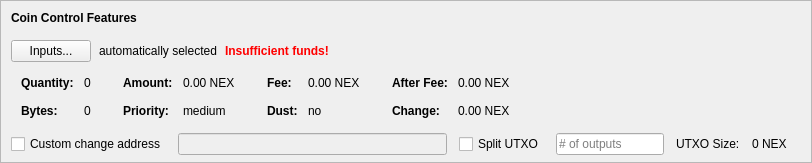
    <widget class="QFrame" name="frameCoinControl">
     <property name="sizePolicy">
      <sizepolicy hsizetype="Expanding" vsizetype="Expanding">
       <horstretch>0</horstretch>
       <verstretch>0</verstretch>
      </sizepolicy>
     </property>
     <property name="maximumSize">
      <size>
       <width>16777215</width>
       <height>16777215</height>
      </size>
     </property>
     <property name="frameShape">
      <enum>QFrame::StyledPanel</enum>
     </property>
     <property name="frameShadow">
      <enum>QFrame::Sunken</enum>
     </property>
     <layout class="QVBoxLayout" name="verticalLayoutCoinControl2">
      <property name="spacing">
       <number>0</number>
      </property>
      <property name="leftMargin">
       <number>0</number>
      </property>
      <property name="topMargin">
       <number>0</number>
      </property>
      <property name="rightMargin">
       <number>0</number>
      </property>
      <property name="bottomMargin">
       <number>6</number>
      </property>
      <item>
       <layout class="QVBoxLayout" name="verticalLayoutCoinControl" stretch="0,0,0,0,1">
        <property name="spacing">
         <number>0</number>
        </property>
        <property name="leftMargin">
         <number>10</number>
        </property>
        <property name="topMargin">
         <number>10</number>
        </property>
        <item>
         <layout class="QHBoxLayout" name="horizontalLayoutCoinControl1">
          <property name="bottomMargin">
           <number>15</number>
          </property>
          <item>
           <widget class="QLabel" name="labelCoinControlFeatures">
            <property name="sizePolicy">
             <sizepolicy hsizetype="Preferred" vsizetype="Maximum">
              <horstretch>0</horstretch>
              <verstretch>0</verstretch>
             </sizepolicy>
            </property>
            <property name="font">
             <font>
              <weight>75</weight>
              <bold>true</bold>
             </font>
            </property>
            <property name="styleSheet">
             <string notr="true">font-weight:bold;</string>
            </property>
            <property name="text">
             <string>Coin Control Features</string>
            </property>
           </widget>
          </item>
         </layout>
        </item>
        <item>
         <layout class="QHBoxLayout" name="horizontalLayoutCoinControl2" stretch="0,0,0,0">
          <property name="spacing">
           <number>8</number>
          </property>
          <property name="bottomMargin">
           <number>10</number>
          </property>
          <item>
           <widget class="QPushButton" name="pushButtonCoinControl">
            <property name="styleSheet">
             <string notr="true"/>
            </property>
            <property name="text">
             <string>Inputs...</string>
            </property>
            <property name="autoDefault">
             <bool>false</bool>
            </property>
           </widget>
          </item>
          <item>
           <widget class="QLabel" name="labelCoinControlAutomaticallySelected">
            <property name="text">
             <string>automatically selected</string>
            </property>
            <property name="margin">
             <number>5</number>
            </property>
           </widget>
          </item>
          <item>
           <widget class="QLabel" name="labelCoinControlInsuffFunds">
            <property name="font">
             <font>
              <weight>75</weight>
              <bold>true</bold>
             </font>
            </property>
            <property name="styleSheet">
             <string notr="true">color:red;font-weight:bold;</string>
            </property>
            <property name="text">
             <string>Insufficient funds!</string>
            </property>
            <property name="margin">
             <number>5</number>
            </property>
           </widget>
          </item>
          <item>
           <spacer name="horizontalSpacerCoinControl">
            <property name="orientation">
             <enum>Qt::Horizontal</enum>
            </property>
            <property name="sizeHint" stdset="0">
             <size>
              <width>40</width>
              <height>1</height>
             </size>
            </property>
           </spacer>
          </item>
         </layout>
        </item>
        <item>
         <widget class="QWidget" name="widgetCoinControl" native="true">
          <property name="sizePolicy">
           <sizepolicy hsizetype="Preferred" vsizetype="Preferred">
            <horstretch>0</horstretch>
            <verstretch>0</verstretch>
           </sizepolicy>
          </property>
          <property name="minimumSize">
           <size>
            <width>0</width>
            <height>0</height>
           </size>
          </property>
          <property name="styleSheet">
           <string notr="true"/>
          </property>
          <layout class="QHBoxLayout" name="horizontalLayoutCoinControl5">
           <property name="leftMargin">
            <number>0</number>
           </property>
           <property name="topMargin">
            <number>0</number>
           </property>
           <property name="rightMargin">
            <number>0</number>
           </property>
           <property name="bottomMargin">
            <number>0</number>
           </property>
           <item>
            <layout class="QHBoxLayout" name="horizontalLayoutCoinControl3" stretch="0,0,0,1">
             <property name="spacing">
              <number>20</number>
             </property>
             <property name="topMargin">
              <number>0</number>
             </property>
             <property name="bottomMargin">
              <number>10</number>
             </property>
             <item>
              <layout class="QFormLayout" name="formLayoutCoinControl1">
               <property name="horizontalSpacing">
                <number>10</number>
               </property>
               <property name="verticalSpacing">
                <number>14</number>
               </property>
               <property name="leftMargin">
                <number>10</number>
               </property>
               <property name="topMargin">
                <number>4</number>
               </property>
               <property name="rightMargin">
                <number>6</number>
               </property>
               <item row="0" column="0">
                <widget class="QLabel" name="labelCoinControlQuantityText">
                 <property name="font">
                  <font>
                   <weight>75</weight>
                   <bold>true</bold>
                  </font>
                 </property>
                 <property name="text">
                  <string>Quantity:</string>
                 </property>
                 <property name="margin">
                  <number>0</number>
                 </property>
                </widget>
               </item>
               <item row="0" column="1">
                <widget class="QLabel" name="labelCoinControlQuantity">
                 <property name="cursor">
                  <cursorShape>IBeamCursor</cursorShape>
                 </property>
                 <property name="contextMenuPolicy">
                  <enum>Qt::ActionsContextMenu</enum>
                 </property>
                 <property name="text">
                  <string notr="true">0</string>
                 </property>
                 <property name="margin">
                  <number>0</number>
                 </property>
                 <property name="textInteractionFlags">
                  <set>Qt::LinksAccessibleByMouse|Qt::TextSelectableByKeyboard|Qt::TextSelectableByMouse</set>
                 </property>
                </widget>
               </item>
               <item row="1" column="0">
                <widget class="QLabel" name="labelCoinControlBytesText">
                 <property name="font">
                  <font>
                   <weight>75</weight>
                   <bold>true</bold>
                  </font>
                 </property>
                 <property name="text">
                  <string>Bytes:</string>
                 </property>
                </widget>
               </item>
               <item row="1" column="1">
                <widget class="QLabel" name="labelCoinControlBytes">
                 <property name="cursor">
                  <cursorShape>IBeamCursor</cursorShape>
                 </property>
                 <property name="contextMenuPolicy">
                  <enum>Qt::ActionsContextMenu</enum>
                 </property>
                 <property name="text">
                  <string notr="true">0</string>
                 </property>
                 <property name="textInteractionFlags">
                  <set>Qt::LinksAccessibleByMouse|Qt::TextSelectableByKeyboard|Qt::TextSelectableByMouse</set>
                 </property>
                </widget>
               </item>
              </layout>
             </item>
             <item>
              <layout class="QFormLayout" name="formLayoutCoinControl2">
               <property name="horizontalSpacing">
                <number>10</number>
               </property>
               <property name="verticalSpacing">
                <number>14</number>
               </property>
               <property name="leftMargin">
                <number>6</number>
               </property>
               <property name="topMargin">
                <number>4</number>
               </property>
               <property name="rightMargin">
                <number>6</number>
               </property>
               <item row="0" column="0">
                <widget class="QLabel" name="labelCoinControlAmountText">
                 <property name="font">
                  <font>
                   <weight>75</weight>
                   <bold>true</bold>
                  </font>
                 </property>
                 <property name="text">
                  <string>Amount:</string>
                 </property>
                 <property name="margin">
                  <number>0</number>
                 </property>
                </widget>
               </item>
               <item row="0" column="1">
                <widget class="QLabel" name="labelCoinControlAmount">
                 <property name="cursor">
                  <cursorShape>IBeamCursor</cursorShape>
                 </property>
                 <property name="contextMenuPolicy">
                  <enum>Qt::ActionsContextMenu</enum>
                 </property>
                 <property name="text">
                  <string notr="true">0.00 NEX</string>
                 </property>
                 <property name="textInteractionFlags">
                  <set>Qt::LinksAccessibleByMouse|Qt::TextSelectableByKeyboard|Qt::TextSelectableByMouse</set>
                 </property>
                </widget>
               </item>
               <item row="1" column="0">
                <widget class="QLabel" name="labelCoinControlPriorityText">
                 <property name="font">
                  <font>
                   <weight>75</weight>
                   <bold>true</bold>
                  </font>
                 </property>
                 <property name="text">
                  <string>Priority:</string>
                 </property>
                </widget>
               </item>
               <item row="1" column="1">
                <widget class="QLabel" name="labelCoinControlPriority">
                 <property name="cursor">
                  <cursorShape>IBeamCursor</cursorShape>
                 </property>
                 <property name="contextMenuPolicy">
                  <enum>Qt::ActionsContextMenu</enum>
                 </property>
                 <property name="text">
                  <string>medium</string>
                 </property>
                 <property name="textInteractionFlags">
                  <set>Qt::LinksAccessibleByMouse|Qt::TextSelectableByKeyboard|Qt::TextSelectableByMouse</set>
                 </property>
                </widget>
               </item>
              </layout>
             </item>
             <item>
              <layout class="QFormLayout" name="formLayoutCoinControl3">
               <property name="horizontalSpacing">
                <number>10</number>
               </property>
               <property name="verticalSpacing">
                <number>14</number>
               </property>
               <property name="leftMargin">
                <number>6</number>
               </property>
               <property name="topMargin">
                <number>4</number>
               </property>
               <property name="rightMargin">
                <number>6</number>
               </property>
               <item row="0" column="0">
                <widget class="QLabel" name="labelCoinControlFeeText">
                 <property name="font">
                  <font>
                   <weight>75</weight>
                   <bold>true</bold>
                  </font>
                 </property>
                 <property name="text">
                  <string>Fee:</string>
                 </property>
                 <property name="margin">
                  <number>0</number>
                 </property>
                </widget>
               </item>
               <item row="0" column="1">
                <widget class="QLabel" name="labelCoinControlFee">
                 <property name="cursor">
                  <cursorShape>IBeamCursor</cursorShape>
                 </property>
                 <property name="contextMenuPolicy">
                  <enum>Qt::ActionsContextMenu</enum>
                 </property>
                 <property name="text">
                  <string notr="true">0.00 NEX</string>
                 </property>
                 <property name="textInteractionFlags">
                  <set>Qt::LinksAccessibleByMouse|Qt::TextSelectableByKeyboard|Qt::TextSelectableByMouse</set>
                 </property>
                </widget>
               </item>
               <item row="1" column="0">
                <widget class="QLabel" name="labelCoinControlLowOutputText">
                 <property name="font">
                  <font>
                   <weight>75</weight>
                   <bold>true</bold>
                  </font>
                 </property>
                 <property name="text">
                  <string>Dust:</string>
                 </property>
                </widget>
               </item>
               <item row="1" column="1">
                <widget class="QLabel" name="labelCoinControlLowOutput">
                 <property name="cursor">
                  <cursorShape>IBeamCursor</cursorShape>
                 </property>
                 <property name="contextMenuPolicy">
                  <enum>Qt::ActionsContextMenu</enum>
                 </property>
                 <property name="text">
                  <string>no</string>
                 </property>
                 <property name="textInteractionFlags">
                  <set>Qt::LinksAccessibleByMouse|Qt::TextSelectableByKeyboard|Qt::TextSelectableByMouse</set>
                 </property>
                </widget>
               </item>
              </layout>
             </item>
             <item>
              <layout class="QFormLayout" name="formLayoutCoinControl4">
               <property name="horizontalSpacing">
                <number>10</number>
               </property>
               <property name="verticalSpacing">
                <number>14</number>
               </property>
               <property name="leftMargin">
                <number>6</number>
               </property>
               <property name="topMargin">
                <number>4</number>
               </property>
               <property name="rightMargin">
                <number>6</number>
               </property>
               <item row="0" column="0">
                <widget class="QLabel" name="labelCoinControlAfterFeeText">
                 <property name="font">
                  <font>
                   <weight>75</weight>
                   <bold>true</bold>
                  </font>
                 </property>
                 <property name="text">
                  <string>After Fee:</string>
                 </property>
                 <property name="margin">
                  <number>0</number>
                 </property>
                </widget>
               </item>
               <item row="0" column="1">
                <widget class="QLabel" name="labelCoinControlAfterFee">
                 <property name="cursor">
                  <cursorShape>IBeamCursor</cursorShape>
                 </property>
                 <property name="contextMenuPolicy">
                  <enum>Qt::ActionsContextMenu</enum>
                 </property>
                 <property name="text">
                  <string notr="true">0.00 NEX</string>
                 </property>
                 <property name="textInteractionFlags">
                  <set>Qt::LinksAccessibleByMouse|Qt::TextSelectableByKeyboard|Qt::TextSelectableByMouse</set>
                 </property>
                </widget>
               </item>
               <item row="1" column="0">
                <widget class="QLabel" name="labelCoinControlChangeText">
                 <property name="font">
                  <font>
                   <weight>75</weight>
                   <bold>true</bold>
                  </font>
                 </property>
                 <property name="text">
                  <string>Change:</string>
                 </property>
                </widget>
               </item>
               <item row="1" column="1">
                <widget class="QLabel" name="labelCoinControlChange">
                 <property name="cursor">
                  <cursorShape>IBeamCursor</cursorShape>
                 </property>
                 <property name="contextMenuPolicy">
                  <enum>Qt::ActionsContextMenu</enum>
                 </property>
                 <property name="text">
                  <string notr="true">0.00 NEX</string>
                 </property>
                 <property name="textInteractionFlags">
                  <set>Qt::LinksAccessibleByMouse|Qt::TextSelectableByKeyboard|Qt::TextSelectableByMouse</set>
                 </property>
                </widget>
               </item>
              </layout>
             </item>
            </layout>
           </item>
          </layout>
         </widget>
        </item>
        <item>
         <layout class="QHBoxLayout" name="horizontalLayoutCoinControl4" stretch="0,0,0,0,0,0,0">
          <property name="spacing">
           <number>12</number>
          </property>
          <property name="sizeConstraint">
           <enum>QLayout::SetDefaultConstraint</enum>
          </property>
          <property name="topMargin">
           <number>5</number>
          </property>
          <property name="rightMargin">
           <number>5</number>
          </property>
          <item>
           <widget class="QCheckBox" name="checkBoxCoinControlChange">
            <property name="toolTip">
             <string>If this is activated, but the change address is empty or invalid, change will be sent to a newly generated address.</string>
            </property>
            <property name="text">
             <string>Custom change address</string>
            </property>
           </widget>
          </item>
          <item>
           <widget class="QValidatedLineEdit" name="lineEditCoinControlChange">
            <property name="enabled">
             <bool>false</bool>
            </property>
            <property name="sizePolicy">
             <sizepolicy hsizetype="Expanding" vsizetype="Fixed">
              <horstretch>0</horstretch>
              <verstretch>0</verstretch>
             </sizepolicy>
            </property>
           </widget>
          </item>
          <item>
           <widget class="QCheckBox" name="splitBlockCheckBox">
            <property name="text">
             <string>Split UTXO</string>
            </property>
           </widget>
          </item>
          <item>
           <widget class="QLineEdit" name="splitBlockLineEdit">
            <property name="sizePolicy">
             <sizepolicy hsizetype="Fixed" vsizetype="Fixed">
              <horstretch>50</horstretch>
              <verstretch>0</verstretch>
             </sizepolicy>
            </property>
            <property name="placeholderText">
             <string># of outputs</string>
            </property>
           </widget>
          </item>
          <item>
           <widget class="QLabel" name="labelBlockSizeText">
            <property name="text">
             <string>UTXO Size:</string>
            </property>
           </widget>
          </item>
          <item>
           <widget class="QLabel" name="labelBlockSize">
            <property name="text">
             <string>0 NEX</string>
            </property>
           </widget>
          </item>
          <item>
           <widget class="QLabel" name="labelCoinControlChangeLabel">
            <property name="sizePolicy">
             <sizepolicy hsizetype="Preferred" vsizetype="Expanding">
              <horstretch>0</horstretch>
              <verstretch>0</verstretch>
             </sizepolicy>
            </property>
            <property name="minimumSize">
             <size>
              <width>0</width>
              <height>0</height>
             </size>
            </property>
            <property name="text">
             <string/>
            </property>
            <property name="margin">
             <number>3</number>
            </property>
           </widget>
          </item>
         </layout>
        </item>
        <item>
         <spacer name="verticalSpacerCoinControl">
          <property name="orientation">
           <enum>Qt::Vertical</enum>
          </property>
          <property name="sizeHint" stdset="0">
           <size>
            <width>800</width>
            <height>1</height>
           </size>
          </property>
         </spacer>
        </item>
       </layout>
      </item>
     </layout>
    </widget>
